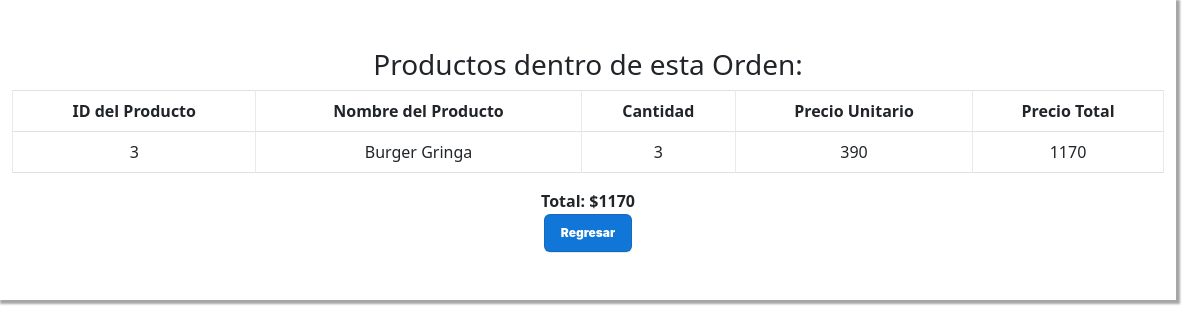
Page /PAGINA_VerOrden.php?id=2 on the committed database.
### tables this page shows
CREATE TABLE `detalles_orden` (
  `id_detalle_orden` int(10) PRIMARY KEY NOT NULL AUTO_INCREMENT COMMENT 'ID de la línea',  
  `orden` int(10) NULL COMMENT 'ID de la orden',
  `producto_det` int(10) NULL COMMENT 'ID del producto de la línea',
  `cantidad_producto` int(10) NOT NULL COMMENT 'Cantidad del producto de la línea',
  CONSTRAINT orden FOREIGN KEY (orden) REFERENCES orden(id_orden),
  CONSTRAINT producto_det FOREIGN KEY (producto_det) REFERENCES producto(id_producto)
);

CREATE TABLE `producto` (
  `id_producto` int(10) PRIMARY KEY NOT NULL AUTO_INCREMENT COMMENT 'ID del Producto',
  `nombre` varchar(30) NOT NULL COMMENT 'Nombre del Producto',
  `precio` int(20) NOT NULL COMMENT 'Precio del Producto',
  `tipo` varchar(15) NOT NULL COMMENT 'Tipo de producto (Hamburguesa, Bebida, Acompañamiento).',
  `descripcion` varchar(180) NULL COMMENT 'Descripcion del Producto'
);

### modelo/conexion.php (called while the page is built)
<?php
class Conectar{
    public static function conexion (){
        try{
            $host ="localhost";
            $user ="root";
            $pass="";
            $bd="proyecto_grupo2";
            $con = mysqli_connect($host,$user,$pass);
            mysqli_select_db($con,$bd);
            return $con;
        }catch(Exception $e){
    die('Error'.$e->getMessage());
    echo "La linea de error " . $e->getLine();
        }
    }
    }
?>

### modelo/Orden.php (called while the page is built, shortened)
<?php
class Orden
{
    private $con;
    private $detalles_orden;
    public function __construct()
    {
        require_once("conexion.php");
        $this->con = conectar::conexion();
    }
    public function listar_productos_orden($id_orden)
    {
        $sql = "SELECT producto.id_producto as id_producto, detalles_orden.id_detalle_orden as identificador_detalle,
        producto.nombre as nombre,
        detalles_orden.cantidad_producto as cantidad,
        producto.precio as precio_linea, producto.precio*detalles_orden.cantidad_producto as total_linea
        FROM detalles_orden , producto
        WHERE detalles_orden.orden = $id_orden AND detalles_orden.producto_det = producto.id_producto ORDER BY id_detalle_orden";
        $result = mysqli_query($this->con, $sql);
        while ($filas = mysqli_fetch_array($result)) {
            $this->detalles_orden[] = $filas;
        }
        return $this->detalles_orden;
    }
}
?>

### vista/Productos_Orden_ADMIN_VISTA.php (the view, shortened to what this page needs)
<!DOCTYPE html>
<html lang="es">
<head>
</head>
<body>
    <div class="div-menu">
        <h3 class="centrado">Productos dentro de esta Orden:</h3>
        <form method="POST">
            <table class="table table-bordered">
                <thead>
                    <tr>
                        <th>ID del Producto</th>
                        <th>Nombre del Producto</th>
                        <th>Cantidad</th>
                        <th>Precio Unitario</th>
                        <th>Precio Total</th>
                    </tr>
                </thead>
        </form>
        <tbody>
            <?php $precio_total = 0;
               foreach ($resultado as $detalle) : ?>
                <tr>
                    <td><?php echo $detalle['id_producto'] ?></td>
                    <td><?php echo $detalle['nombre'] ?></td>
                    <td><?php echo $detalle['cantidad'] ?></td>
                    <td><?php echo $detalle['precio_linea'] ?></td>
                    <td><?php $precio_total = $precio_total + $detalle['total_linea'];
                           echo $detalle['total_linea'] ?></td>
                </tr>
            <?php endforeach; ?>
        </tbody>
        <div class="centrado"><b>Total: $<?php echo $precio_total; ?></b></div>
        <div class="centrado"><button class="button-2"><a href="PAGINA_GestionOrdenes.php" style="color:white; text-decoration:none;">Regresar</a></button></div>
    </div>
</body>
</html>

### assets/styles2.css (style rules this page uses)
body { font-family: 'Roboto', sans-serif; background-repeat: no-repeat; background-size: cover; }
table.table tr th, table.table tr td { border-color: #e9e9e9; }
table.table td:last-child { width: fit-content; }
.button-2 { appearance: none; background-color: #1077d8; border: 1px solid rgba(27, 31, 35, .15); border-radius: 6px; box-shadow: rgba(27, 31, 35, .1) 0 1px 0; box-sizing: border-box; color: #fff; cursor: pointer; display: inline-block; font-family: -apple-system, system-ui, "Segoe UI", Helvetica, Arial, sans-serif, "Apple Color Emoji", "Segoe UI Emoji"; font-size: 12px; font-weight: 900; line-height: 16px; padding: 10px 16px; margin-top: 1px; }
.centrado { text-align: center; }
.div-menu { display: block; width: max-content; background: #fff; margin: 0 auto; padding: 3em; margin-bottom: 3em; margin-top: 3em; -webkit-box-shadow: 2px 2px 2px 2px rgba(0, 0, 0, 0.35); text-align: center; }

### rows in the picture
detalles_orden: producto_det.id_producto "3", producto_det.nombre "Burger Gringa", cantidad_producto "3", producto_det.precio "390", total_linea "1170"

### other values in the picture
$precio_total "1170"
